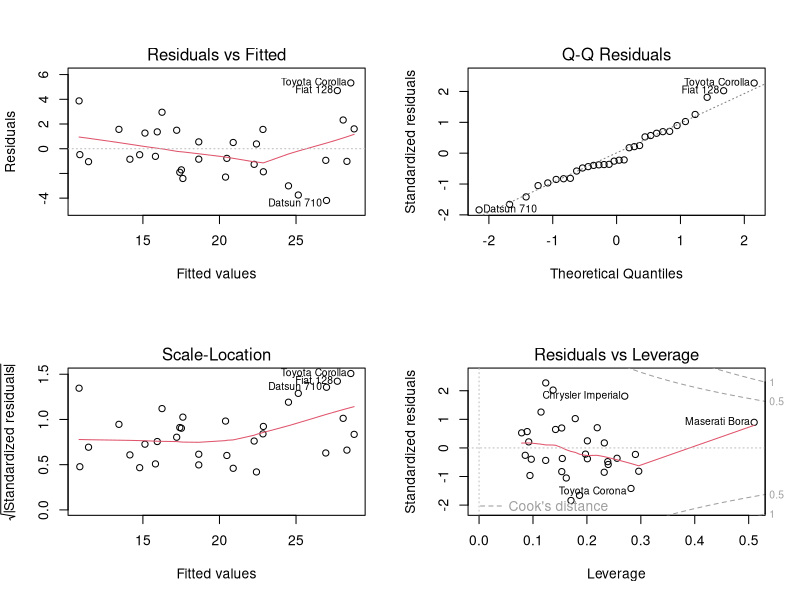

Write R code to recreate this figure.
library(tidyverse)
df <- mtcars

dim(df)
View(df)

colnames(df)

m <- lm(mpg ~ cyl+hp+wt+carb+am, data=df)
summary(m)
confint(m, level = 0.95)
par(mfrow=c(2,2))

plot(m)
